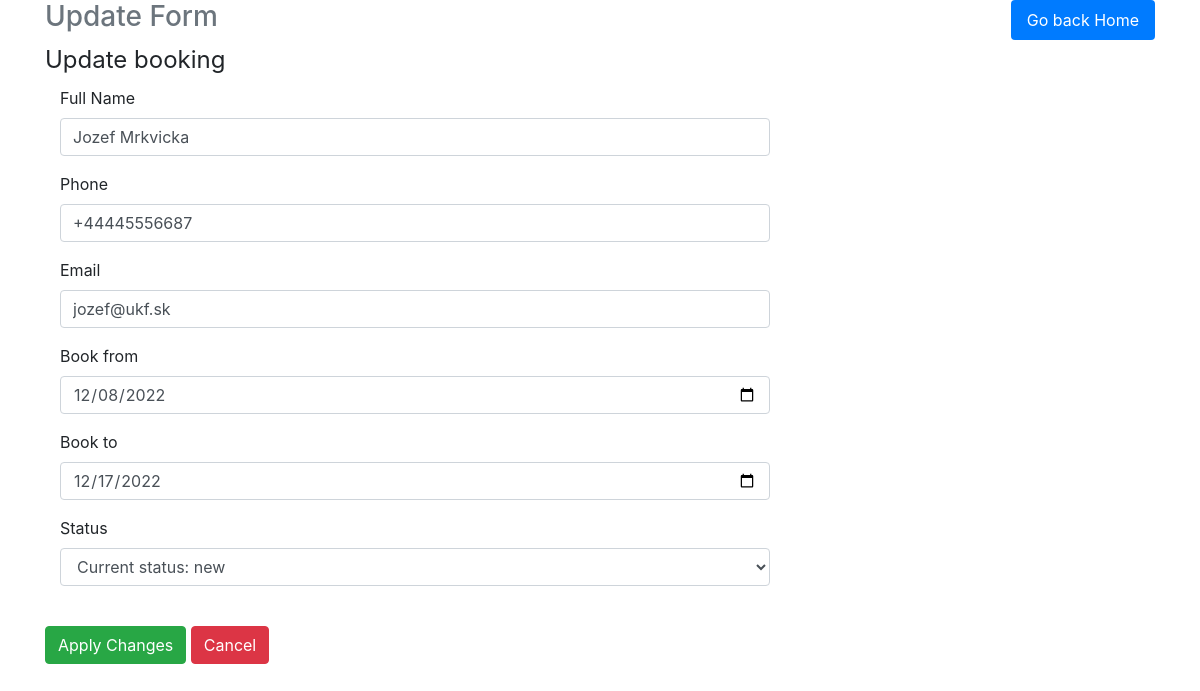
Screenshot of /updatebooking_form.php?id=5 with the database file from the repository.
### tables this page shows
CREATE TABLE IF NOT EXISTS `autobooking` (
  `id` int NOT NULL AUTO_INCREMENT,
  `fullName` varchar(55) NOT NULL,
  `phone` varchar(25) NOT NULL,
  `email` varchar(25) NOT NULL,
  `getDate` varchar(25) NOT NULL,
  `returnDate` varchar(25) NOT NULL,
  `status` varchar(25) NOT NULL,
  `created` datetime NOT NULL,
  `updated` datetime NOT NULL,
  PRIMARY KEY (`id`)
);

### db.php (called while the page is built, shortened)
<?php
class db
{
    private $connection;
    public function __construct($host, $dbname, $username, $password)
    {
        $this->host = $host;
        $this->dbname = $dbname;
        $this->username = $username;
        $this->password = $password;
        try {
            $this->connection = new \PDO('mysql:host=' . $this->host . ';dbname=' . $this->dbname, $this->username, $this->password);
        } catch (\PDOException $e) {
            print "Error!: " . $e->getMessage() . "<br/>";
            die();
        }
    }
     public function getBookingInfo($id){
        $sql="SELECT id, fullName, phone, email, getDate, returnDate, status FROM autobooking WHERE id=".$id;
        try {
            $query=$this->connection->query($sql);
            $result=$query->fetchAll(\PDO::FETCH_ASSOC);
            return $result;
        } catch (\PDOException $e) {
            return false;
        }
    }
}

### updatebooking_form.php (the view, shortened to what this page needs)
<?php
$db=$GLOBALS['db'];
$bookingInfo=$db ->getBookingInfo($_GET['id']);
?>
<!DOCTYPE html>
<link type="text/css" rel="stylesheet" id="dark-mode-custom-link"><link type="text/css" rel="stylesheet" id="dark-mode-general-link"><head>
    <link href="vendor/bootstrap/css/bootstrap.min.css" rel="stylesheet">
  </head>
  <body>
    <div class="container">
      <div class="header clearfix">
        <nav>
          <ul class="nav nav-pills float-right">
            <li class="nav-item">
              <a class="nav-link active" href="index.php">Go back Home <span class="sr-only">(current)</span></a>
            </li>
          </ul>
        </nav>
        <h3 class="text-muted">Update Form</h3>
      </div>
<form class="form-horizontal" action="updatebooking.php" method="post">
<legend>Update booking</legend>
<div class="form-group">
  <label class="col-md-4 control-label" for="textinput">Full Name</label>
  <div class="col-md-8">
  <input  id="fullName" name="fullName" type="text" value="<?php echo $bookingInfo[0]['fullName'];?>" class="form-control input-md">
  </div>
</div>
<div class="form-group">
  <label class="col-md-4 control-label" for="textinput">Phone</label>
  <div class="col-md-8">
  <input id="phone" name="phone" type="phone" value="<?php echo $bookingInfo[0]['phone'];?>" class="form-control input-md">
  </div>
</div>
<div class="form-group">
  <label class="col-md-4 control-label" for="textinput">Email</label>
  <div class="col-md-8">
  <input id="email" name="email" type="email" value="<?php echo $bookingInfo[0]['email'];?>" class="form-control input-md">
  </div>
</div>
<div class="form-group">
  <label class="col-md-4 control-label" for="textinput">Book from</label>
  <div class="col-md-8">
  <input id="getDate" name="getDate" type="date" value="<?php echo $bookingInfo[0]['getDate'];?>" class="form-control input-md">
  </div>
</div>
<div class="form-group">
  <label class="col-md-4 control-label" for="textinput">Book to</label>
  <div class="col-md-8">
  <input id="returnDate" name="returnDate" type="date" value="<?php echo $bookingInfo[0]['returnDate'];?>" class="form-control input-md">
  </div>
</div>
<div class="form-group">
  <label class="col-md-4 control-label" for="selectbasic">Status</label>
  <div class="col-md-8">
    <select id="status" name="status" class="form-control">
    <option value="<?php echo $bookingInfo[0]['status']; ?>" selected> Current status: <?php echo $bookingInfo[0]['status'];?></option>
    </select>
  </div>
</div>
<input type="hidden" name="id" value="<?php echo $bookingInfo[0]['id'];?>"><br>
<button type="submit" name ="submit" class="btn btn-success" value="apply">Apply Changes</button>
<a href="adminpanel.php" class="btn btn-danger">Cancel</button>
</form>
</body>
</html>

### rows the page displays
autobooking: fullName "Jozef Mrkvicka", phone "+44445556687", email "jozef@ukf.sk", getDate "12/08/2022", returnDate "12/17/2022"
